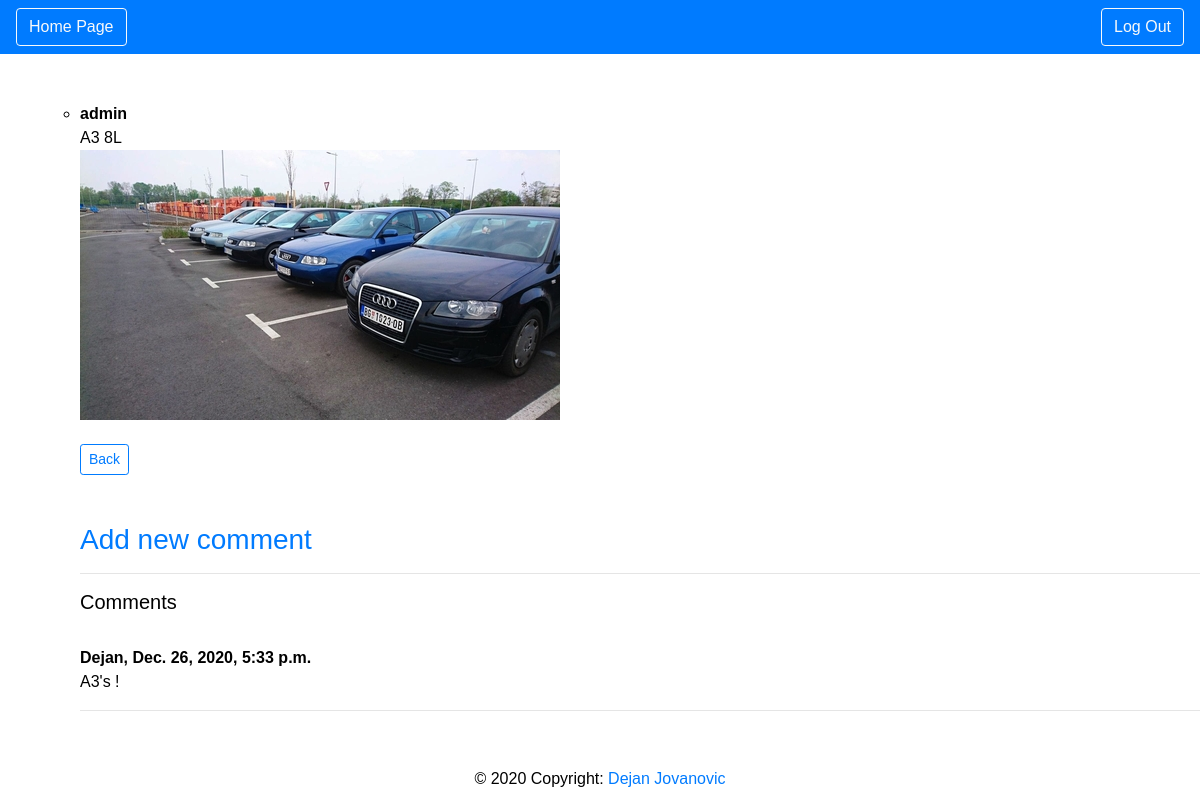
Page /details/45 (signed in) on the earlier database version.
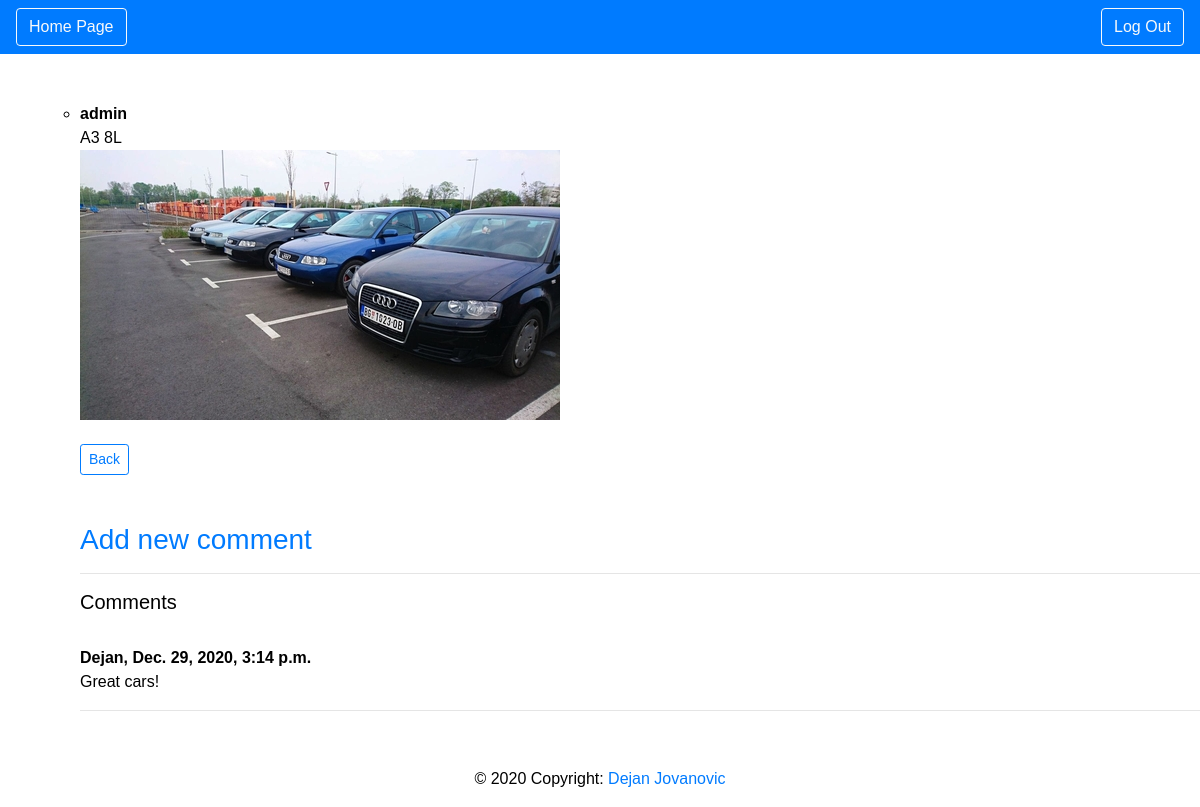
Same page on the later database version.
### test_app/models.py (models this page shows, shortened)
class Comment(models.Model):
	post = models.ForeignKey(Post, related_name='comments', on_delete=models.CASCADE)
	name = models.CharField(max_length=255)
	body = models.TextField()
	date = models.DateTimeField(auto_now_add=True)
	class Meta:
		ordering = ['-date']

### test_app/views.py (the view)
# urls.py: path('details/<int:pk>', details.as_view(), name = 'details'),
class details(DetailView):
	model = Post
	template_name = 'details.html'

### test_app/templates/details.html (shortened to what this page needs)
{% extends 'base.html' %}
{% block body %}
{% if user.is_authenticated %}
{% if post %}
<br>
<br>
<ul>
<li><b>{{ post.author }}</b></li>
    {{ post.body|safe }}
{% if post.image %}
    <br>
    <img src="{{ post.image.url }}">
{% endif %}
    <br>
    <br>
    <a href="{% url 'home' %}" class='btn btn-outline-primary btn-sm'> Back </a>
<br>
<br>
    <br>
    <h3> <a href="{% url 'add_comment' post.pk %}"> Add new comment </a> </h3>
    <hr>
<h5> Comments </h5>
    <br>
    {% if not post.comments.all %}
        No Comments
    {% else %}
        {% for comment in post.comments.all %}
            <b>{{ comment.name }}, {{ comment.date }}</b>
            <br>
            {{ comment.body }}
            <hr>
        {% endfor %}
    {% endif %}
</ul>
    {% endif %}
{% else %}
    <a href="{% url 'register' %}"> Register </a> or <a href="{% url 'login' %}"> Login </a> to see the content.
{% endif %}
{% endblock %}

Differences in the rows shown:
changed Comment "Dejan": date "Dec. 26, 2020, 5:33 p.m." → "Dec. 29, 2020, 3:14 p.m."; body "A3's !" → "Great cars!"
